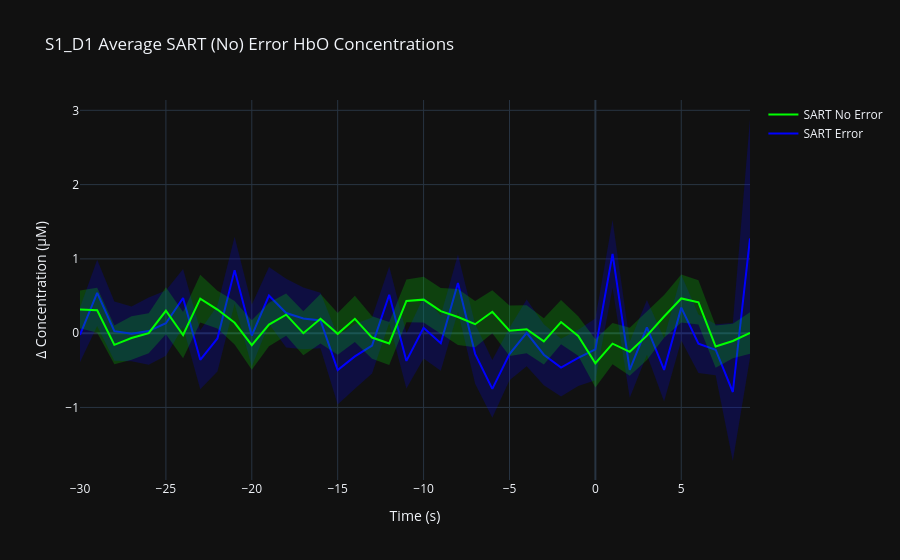
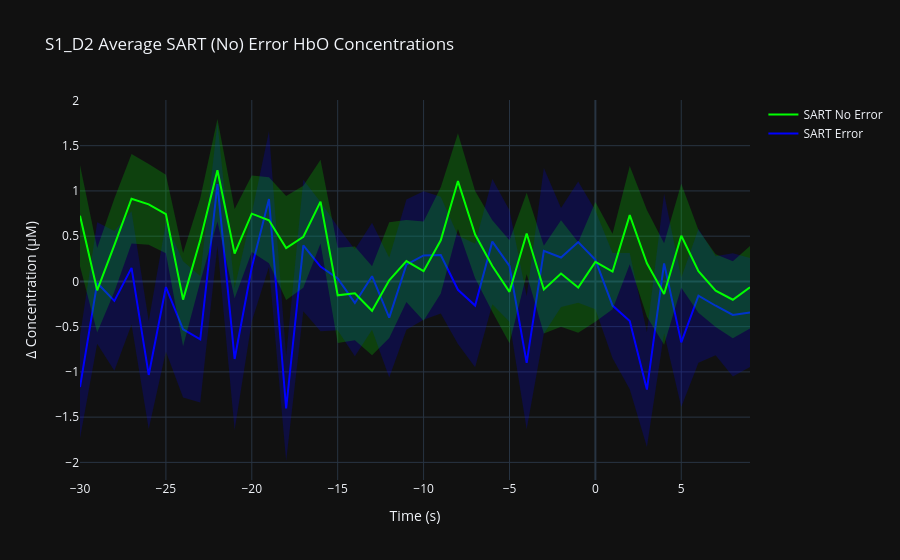
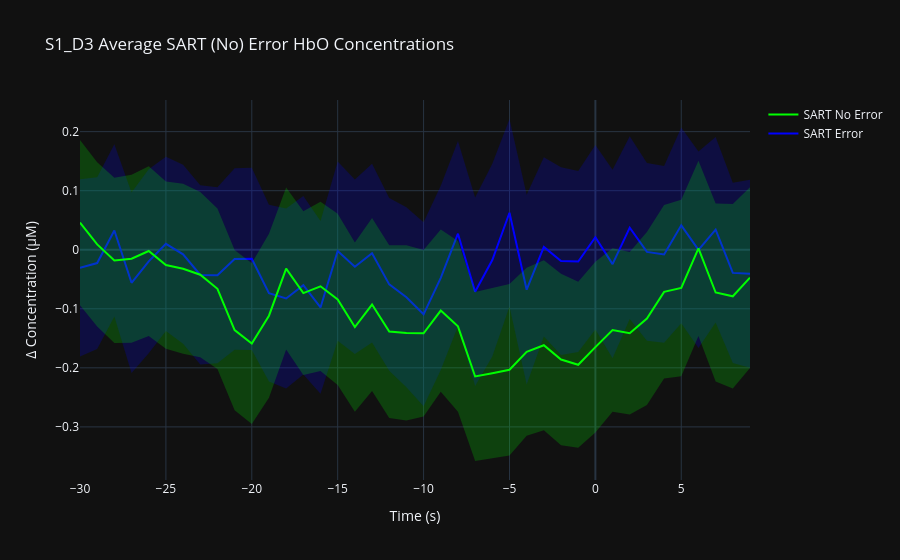

Notebook cell for these charts, in order:
### Markdown cell above
# Average SART (No) Error Epoch

Displays the average SART (No) Error epoch across the entire dataset ranging from -30s to 10s for each channel.

### Code cell
# Generate a set of time values in the epoch range to display
time = np.arange(-30, 10)

# Collect all SART (No) error epochs into two separate lists
no_error_epochs, error_epochs = utils.collect_epochs(datasets, range(-30, 10))

# Compute the average and sem of each SART (No) Error cell
error_group = pd.concat(error_epochs).groupby(level=0)
avg_sart_errors = error_group.mean().dropna()
sem_sart_errors = error_group.sem().dropna()

no_error_group = pd.concat(no_error_epochs).groupby(level=0)
avg_sart_no_errors = no_error_group.mean().dropna()
sem_sart_no_errors = no_error_group.sem().dropna()

for i, name in enumerate(MAPPINGS.keys()):
    fig = go.Figure()

    # Calculate the error mean and uncertainty
    error_mean = avg_sart_errors[f"{name} hbo"]
    error_sem = sem_sart_errors[f"{name} hbo"]

    upper_error = error_mean + error_sem
    lower_error = error_mean - error_sem

    # Display the error mean line
    fig.add_trace(go.Scatter(
        x=time,
        y=error_mean,
        mode='lines',
        name='SART Error',
        line=dict(color='rgb(0, 0, 255)'),
        hovertemplate='Time: %{x:.2f} s<br>Δ[HbO]: %{y:.4f} μM'
    ))

    # Display the error sem area
    fig.add_trace(go.Scatter(
        x=time,
        y=lower_error,
        mode='lines',
        showlegend=False,
        line=dict(color="rgba(0,0,0,0)"),
        hovertemplate='Time: %{x:.2f} s<br>Δ[HbO]: %{y:.4f} μM'
    ))
    fig.add_trace(go.Scatter(
        x=time,
        y=upper_error,
        mode='lines',
        fill='tonexty',
        showlegend=False,
        line=dict(color="rgba(0,0,0,0)"),
        fillcolor='rgba(0, 0, 255, 0.2)',
        hovertemplate='Time: %{x:.2f} s<br>Δ[HbO]: %{y:.4f} μM'
    ))

    # Calculate the no error mean and uncertainty
    no_error_mean = avg_sart_no_errors[f"{name} hbo"]
    no_error_sem = sem_sart_no_errors[f"{name} hbo"]

    upper_no_error = no_error_mean + no_error_sem
    lower_no_error = no_error_mean - no_error_sem

    # Display the no error mean line
    fig.add_trace(go.Scatter(
        x=time,
        y=no_error_mean,
        mode='lines',
        name='SART No Error',
        line=dict(color='rgb(0, 255, 0)'),
        hovertemplate='Time: %{x:.2f} s<br>Δ[HbO]: %{y:.4f} μM'
    ))

    # Display the no error sem area
    fig.add_trace(go.Scatter(
        x=time,
        y=lower_no_error,
        mode='lines',
        showlegend=False,
        line=dict(color="rgba(0,0,0,0)"),
        hovertemplate='Time: %{x:.2f} s<br>Δ[HbO]: %{y:.4f} μM'
    ))
    fig.add_trace(go.Scatter(
        x=time,
        y=upper_no_error,
        mode='lines',
        fill='tonexty',
        showlegend=False,
        line=dict(color="rgba(0,0,0,0)"),
        fillcolor='rgba(0, 255, 0, 0.2)',
        hovertemplate='Time: %{x:.2f} s<br>Δ[HbO]: %{y:.4f} μM'
    ))

    # Add title and metadata to plot
    fig.update_layout(
        title=f'{name.upper()} Average SART (No) Error HbO Concentrations',
        xaxis_title='Time (s)',
        yaxis_title='Δ Concentration (μM)',
        hovermode='x unified'
    )

    fig.show()

### Figure 1 — Plotly figure (JSON) as saved in the notebook; plotly's stock layout.template omitted (floating-point values rounded to 4 significant figures; data arrays with more than 128 entries replaced by an {"elided": "..."} marker saying what was removed)
{"data": [{"hovertemplate": "Time: %{x:.2f} s<br>Δ[HbO]: %{y:.4f} μM", "line": {"color": "rgb(0, 0, 255)"}, "mode": "lines", "name": "SART Error", "x": [-30, -29, -28, -27, -26, -25, -24, -23, -22, -21, -20, -19, -18, -17, -16, -15, -14, -13, -12, -11, -10, -9, -8, -7, -6, -5, -4, -3, -2, -1, 0, 1, 2, 3, 4, 5, 6, 7, 8, 9], "y": {"elided": "1252 float values"}, "type": "scatter"}, {"hovertemplate": "Time: %{x:.2f} s<br>Δ[HbO]: %{y:.4f} μM", "line": {"color": "rgba(0,0,0,0)"}, "mode": "lines", "showlegend": false, "x": [-30, -29, -28, -27, -26, -25, -24, -23, -22, -21, -20, -19, -18, -17, -16, -15, -14, -13, -12, -11, -10, -9, -8, -7, -6, -5, -4, -3, -2, -1, 0, 1, 2, 3, 4, 5, 6, 7, 8, 9], "y": {"elided": "1252 float values"}, "type": "scatter"}, {"fill": "tonexty", "fillcolor": "rgba(0, 0, 255, 0.2)", "hovertemplate": "Time: %{x:.2f} s<br>Δ[HbO]: %{y:.4f} μM", "line": {"color": "rgba(0,0,0,0)"}, "mode": "lines", "showlegend": false, "x": [-30, -29, -28, -27, -26, -25, -24, -23, -22, -21, -20, -19, -18, -17, -16, -15, -14, -13, -12, -11, -10, -9, -8, -7, -6, -5, -4, -3, -2, -1, 0, 1, 2, 3, 4, 5, 6, 7, 8, 9], "y": {"elided": "1252 float values"}, "type": "scatter"}, {"hovertemplate": "Time: %{x:.2f} s<br>Δ[HbO]: %{y:.4f} μM", "line": {"color": "rgb(0, 255, 0)"}, "mode": "lines", "name": "SART No Error", "x": [-30, -29, -28, -27, -26, -25, -24, -23, -22, -21, -20, -19, -18, -17, -16, -15, -14, -13, -12, -11, -10, -9, -8, -7, -6, -5, -4, -3, -2, -1, 0, 1, 2, 3, 4, 5, 6, 7, 8, 9], "y": {"elided": "1253 float values"}, "type": "scatter"}, {"hovertemplate": "Time: %{x:.2f} s<br>Δ[HbO]: %{y:.4f} μM", "line": {"color": "rgba(0,0,0,0)"}, "mode": "lines", "showlegend": false, "x": [-30, -29, -28, -27, -26, -25, -24, -23, -22, -21, -20, -19, -18, -17, -16, -15, -14, -13, -12, -11, -10, -9, -8, -7, -6, -5, -4, -3, -2, -1, 0, 1, 2, 3, 4, 5, 6, 7, 8, 9], "y": {"elided": "1253 float values"}, "type": "scatter"}, {"fill": "tonexty", "fillcolor": "rgba(0, 255, 0, 0.2)", "hovertemplate": "Time: %{x:.2f} s<br>Δ[HbO]: %{y:.4f} μM", "line": {"color": "rgba(0,0,0,0)"}, "mode": "lines", "showlegend": false, "x": [-30, -29, -28, -27, -26, -25, -24, -23, -22, -21, -20, -19, -18, -17, -16, -15, -14, -13, -12, -11, -10, -9, -8, -7, -6, -5, -4, -3, -2, -1, 0, 1, 2, 3, 4, 5, 6, 7, 8, 9], "y": {"elided": "1253 float values"}, "type": "scatter"}], "layout": {"title": {"text": "S1_D1 Average SART (No) Error HbO Concentrations"}, "xaxis": {"title": {"text": "Time (s)"}}, "yaxis": {"title": {"text": "Δ Concentration (μM)"}}, "hovermode": "x unified"}}

### Figure 2 — Plotly figure (JSON) as saved in the notebook; plotly's stock layout.template omitted (floating-point values rounded to 4 significant figures; data arrays with more than 128 entries replaced by an {"elided": "..."} marker saying what was removed)
{"data": [{"hovertemplate": "Time: %{x:.2f} s<br>Δ[HbO]: %{y:.4f} μM", "line": {"color": "rgb(0, 0, 255)"}, "mode": "lines", "name": "SART Error", "x": [-30, -29, -28, -27, -26, -25, -24, -23, -22, -21, -20, -19, -18, -17, -16, -15, -14, -13, -12, -11, -10, -9, -8, -7, -6, -5, -4, -3, -2, -1, 0, 1, 2, 3, 4, 5, 6, 7, 8, 9], "y": {"elided": "1252 float values"}, "type": "scatter"}, {"hovertemplate": "Time: %{x:.2f} s<br>Δ[HbO]: %{y:.4f} μM", "line": {"color": "rgba(0,0,0,0)"}, "mode": "lines", "showlegend": false, "x": [-30, -29, -28, -27, -26, -25, -24, -23, -22, -21, -20, -19, -18, -17, -16, -15, -14, -13, -12, -11, -10, -9, -8, -7, -6, -5, -4, -3, -2, -1, 0, 1, 2, 3, 4, 5, 6, 7, 8, 9], "y": {"elided": "1252 float values"}, "type": "scatter"}, {"fill": "tonexty", "fillcolor": "rgba(0, 0, 255, 0.2)", "hovertemplate": "Time: %{x:.2f} s<br>Δ[HbO]: %{y:.4f} μM", "line": {"color": "rgba(0,0,0,0)"}, "mode": "lines", "showlegend": false, "x": [-30, -29, -28, -27, -26, -25, -24, -23, -22, -21, -20, -19, -18, -17, -16, -15, -14, -13, -12, -11, -10, -9, -8, -7, -6, -5, -4, -3, -2, -1, 0, 1, 2, 3, 4, 5, 6, 7, 8, 9], "y": {"elided": "1252 float values"}, "type": "scatter"}, {"hovertemplate": "Time: %{x:.2f} s<br>Δ[HbO]: %{y:.4f} μM", "line": {"color": "rgb(0, 255, 0)"}, "mode": "lines", "name": "SART No Error", "x": [-30, -29, -28, -27, -26, -25, -24, -23, -22, -21, -20, -19, -18, -17, -16, -15, -14, -13, -12, -11, -10, -9, -8, -7, -6, -5, -4, -3, -2, -1, 0, 1, 2, 3, 4, 5, 6, 7, 8, 9], "y": {"elided": "1253 float values"}, "type": "scatter"}, {"hovertemplate": "Time: %{x:.2f} s<br>Δ[HbO]: %{y:.4f} μM", "line": {"color": "rgba(0,0,0,0)"}, "mode": "lines", "showlegend": false, "x": [-30, -29, -28, -27, -26, -25, -24, -23, -22, -21, -20, -19, -18, -17, -16, -15, -14, -13, -12, -11, -10, -9, -8, -7, -6, -5, -4, -3, -2, -1, 0, 1, 2, 3, 4, 5, 6, 7, 8, 9], "y": {"elided": "1253 float values"}, "type": "scatter"}, {"fill": "tonexty", "fillcolor": "rgba(0, 255, 0, 0.2)", "hovertemplate": "Time: %{x:.2f} s<br>Δ[HbO]: %{y:.4f} μM", "line": {"color": "rgba(0,0,0,0)"}, "mode": "lines", "showlegend": false, "x": [-30, -29, -28, -27, -26, -25, -24, -23, -22, -21, -20, -19, -18, -17, -16, -15, -14, -13, -12, -11, -10, -9, -8, -7, -6, -5, -4, -3, -2, -1, 0, 1, 2, 3, 4, 5, 6, 7, 8, 9], "y": {"elided": "1253 float values"}, "type": "scatter"}], "layout": {"title": {"text": "S1_D2 Average SART (No) Error HbO Concentrations"}, "xaxis": {"title": {"text": "Time (s)"}}, "yaxis": {"title": {"text": "Δ Concentration (μM)"}}, "hovermode": "x unified"}}

### Figure 3 — Plotly figure (JSON) as saved in the notebook; plotly's stock layout.template omitted (floating-point values rounded to 4 significant figures; data arrays with more than 128 entries replaced by an {"elided": "..."} marker saying what was removed)
{"data": [{"hovertemplate": "Time: %{x:.2f} s<br>Δ[HbO]: %{y:.4f} μM", "line": {"color": "rgb(0, 0, 255)"}, "mode": "lines", "name": "SART Error", "x": [-30, -29, -28, -27, -26, -25, -24, -23, -22, -21, -20, -19, -18, -17, -16, -15, -14, -13, -12, -11, -10, -9, -8, -7, -6, -5, -4, -3, -2, -1, 0, 1, 2, 3, 4, 5, 6, 7, 8, 9], "y": {"elided": "1252 float values"}, "type": "scatter"}, {"hovertemplate": "Time: %{x:.2f} s<br>Δ[HbO]: %{y:.4f} μM", "line": {"color": "rgba(0,0,0,0)"}, "mode": "lines", "showlegend": false, "x": [-30, -29, -28, -27, -26, -25, -24, -23, -22, -21, -20, -19, -18, -17, -16, -15, -14, -13, -12, -11, -10, -9, -8, -7, -6, -5, -4, -3, -2, -1, 0, 1, 2, 3, 4, 5, 6, 7, 8, 9], "y": {"elided": "1252 float values"}, "type": "scatter"}, {"fill": "tonexty", "fillcolor": "rgba(0, 0, 255, 0.2)", "hovertemplate": "Time: %{x:.2f} s<br>Δ[HbO]: %{y:.4f} μM", "line": {"color": "rgba(0,0,0,0)"}, "mode": "lines", "showlegend": false, "x": [-30, -29, -28, -27, -26, -25, -24, -23, -22, -21, -20, -19, -18, -17, -16, -15, -14, -13, -12, -11, -10, -9, -8, -7, -6, -5, -4, -3, -2, -1, 0, 1, 2, 3, 4, 5, 6, 7, 8, 9], "y": {"elided": "1252 float values"}, "type": "scatter"}, {"hovertemplate": "Time: %{x:.2f} s<br>Δ[HbO]: %{y:.4f} μM", "line": {"color": "rgb(0, 255, 0)"}, "mode": "lines", "name": "SART No Error", "x": [-30, -29, -28, -27, -26, -25, -24, -23, -22, -21, -20, -19, -18, -17, -16, -15, -14, -13, -12, -11, -10, -9, -8, -7, -6, -5, -4, -3, -2, -1, 0, 1, 2, 3, 4, 5, 6, 7, 8, 9], "y": {"elided": "1253 float values"}, "type": "scatter"}, {"hovertemplate": "Time: %{x:.2f} s<br>Δ[HbO]: %{y:.4f} μM", "line": {"color": "rgba(0,0,0,0)"}, "mode": "lines", "showlegend": false, "x": [-30, -29, -28, -27, -26, -25, -24, -23, -22, -21, -20, -19, -18, -17, -16, -15, -14, -13, -12, -11, -10, -9, -8, -7, -6, -5, -4, -3, -2, -1, 0, 1, 2, 3, 4, 5, 6, 7, 8, 9], "y": {"elided": "1253 float values"}, "type": "scatter"}, {"fill": "tonexty", "fillcolor": "rgba(0, 255, 0, 0.2)", "hovertemplate": "Time: %{x:.2f} s<br>Δ[HbO]: %{y:.4f} μM", "line": {"color": "rgba(0,0,0,0)"}, "mode": "lines", "showlegend": false, "x": [-30, -29, -28, -27, -26, -25, -24, -23, -22, -21, -20, -19, -18, -17, -16, -15, -14, -13, -12, -11, -10, -9, -8, -7, -6, -5, -4, -3, -2, -1, 0, 1, 2, 3, 4, 5, 6, 7, 8, 9], "y": {"elided": "1253 float values"}, "type": "scatter"}], "layout": {"title": {"text": "S1_D3 Average SART (No) Error HbO Concentrations"}, "xaxis": {"title": {"text": "Time (s)"}}, "yaxis": {"title": {"text": "Δ Concentration (μM)"}}, "hovermode": "x unified"}}
